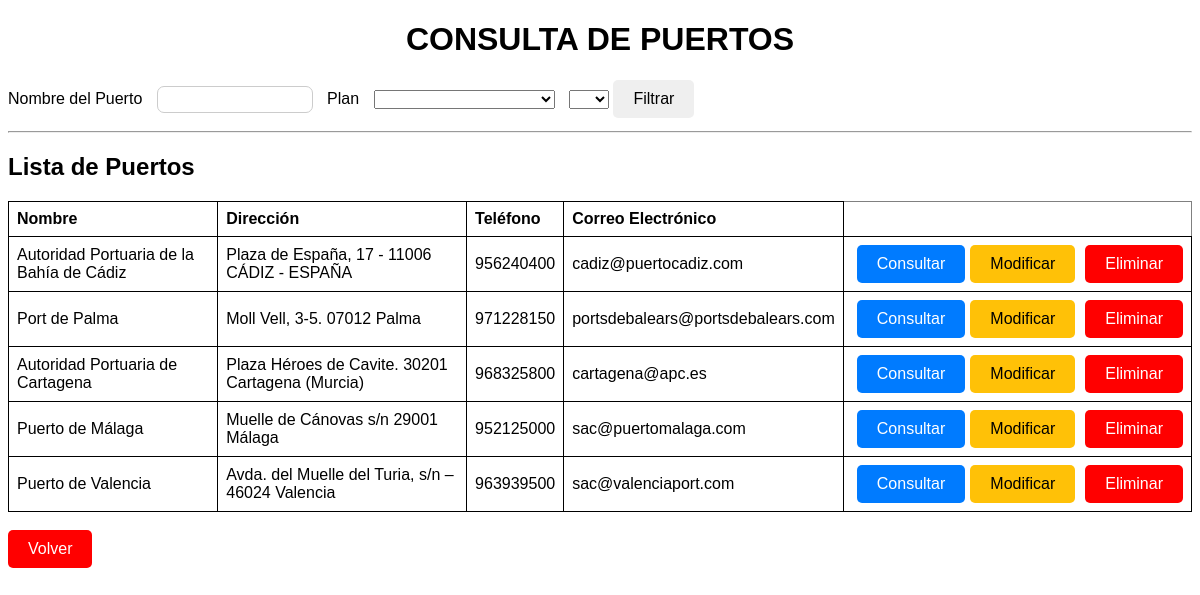
Page /consult_port on the earlier database version.
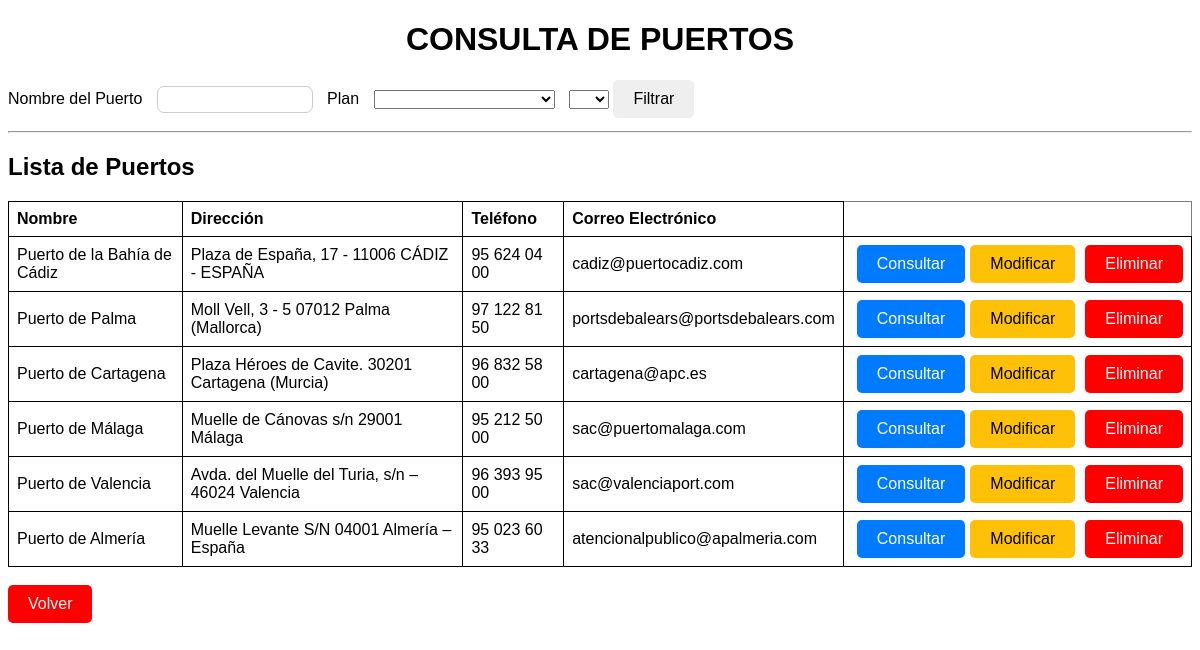
Same page on the later database version.
### tables this page shows
CREATE TABLE Generales (
        puerto_id INTEGER PRIMARY KEY AUTOINCREMENT,
        nombre_pu TEXT NOT NULL,
        direccion TEXT NOT NULL,
        telefono TEXT NOT NULL,
        mail TEXT NOT NULL
    );

### main.py (the view, shortened to what this page needs)
@app.route('/consult_port', methods=['GET', 'POST'])
def consult_port():
    conn = sqlite3.connect('puertos.db')
    cursor = conn.cursor()
    cursor.execute("SELECT puerto_id, nombre_pu, direccion, telefono, mail FROM Generales")
    puertos = cursor.fetchall()
    conn.close()
    return render_template('read.html', puertos=puertos)

### templates/read.html (shortened to what this page needs)
<!DOCTYPE html>
<html lang="es">
<head>
    <link rel="stylesheet" href="{{ url_for('static', filename='styles.css') }}">
</head>
<body>
    <h1>Consulta de Puertos</h1>
    <form action="{{ url_for('consult_port') }}" method="POST">
        <label for="nombre_puerto">Nombre del Puerto</label>
        <input type="text" id="nombre_puerto" name="nombre" >
        <label for="plan">Plan</label>
        <select id="plan" name="plan">
            <option value=""></option>
            <option value="Plan Estratégico">Plan Estratégico</option>
        </select>
        <select id="si_no" name="si_no">
            <option value=""></option>
            <option value="Si">Si</option>
        </select>
        <button type="submit">Filtrar</button>
    </form>
    <hr>
    <h2>Lista de Puertos</h2>
    <table border="1">
        <thead>
            <tr>
                <th>Nombre</th>
                <th>Dirección</th>
                <th>Teléfono</th>
                <th>Correo Electrónico</th>
            </tr>
        </thead>
        <tbody>
            {% for puerto in puertos %}
            <tr>
                <td>{{ puerto[1] }}</td>
                <td>{{ puerto[2] }}</td>
                <td>{{ puerto[3] }}</td>
                <td>{{ puerto[4] }}</td>
                <td class="port-actions">
                    <div class="port-container">
                        <div class="action-buttons">
                            <form action="{{ url_for('show_details', puerto_id=puerto[0])}}" method="GET">
                                <button class="action-button consult-button" type="submit">Consultar</button>
                            </form>
                            <form action="{{ url_for('modify_port', puerto_id=puerto[0])}}" method="GET">
                                <button class="action-button modify-button" type="submit">Modificar</button>
                            </form>
                            <form action="{{ url_for('delete_port') }}" method="POST" onsubmit="return confirm('¿Estás seguro de que deseas eliminar este puerto?');">
                                <button class="action-button delete-button" type="submit">Eliminar</button>
                            </form>
                        </div>
                    </div>
                </td>
            </tr>
            {% endfor %}
        </tbody>
    </table>
    <br>
    <button type="button" id="button-back" onclick="window.location.href='{{ url_for('index') }}'">Volver</button>
</body>
</html>

### static/styles.css (style rules this page uses)
body { font-family: Arial, sans-serif; }
h1 { text-align: center; text-transform: uppercase; }
select { margin-left: 10px; display: inline-block; }
label { display: inline-block; margin-bottom: 5px; }
input[type="text"], input[type="tel"], input[type="email"], input[type="number"] { width: 20%; padding: 5px; margin-bottom: 10px; margin-left: 10px; margin-right: 10px; border: 1px solid #ccc; border-radius: 7px; }
table { border-collapse: collapse; width: 100%; }
th, td { border: 1px solid black; padding: 8px; text-align: left; }
button[type="submit"], button[type="button"] { padding: 10px 20px; border-radius: 5px; font-size: 16px; cursor: pointer; border: none; }
#button-back { background-color: #ff0000; color: #fff; margin-right: 10px; }
form { display: inline-block; }
.action-button { display: inline-block; padding: 5px 10px; border: none; cursor: pointer; border-radius: 5px; font-size: 14px; }
.consult-button { background-color: #007bff; color: #fff; }
.modify-button { background-color: #ffc107; color: #000; }
.port-container { display: flex; align-items: center; }
.action-buttons { display: flex; }
.action-button { margin-left: 5px; }
.delete-button { background-color: #ff0000; color: #fff; margin-left: 10px; }

Differences in the rows shown:
changed Generales "Plaza de España, 17 - 11006 CÁDIZ - ESPAÑA": nombre_pu "Autoridad Portuaria de la Bahía de Cádiz" → "Puerto de la Bahía de Cádiz"; telefono "956240400" → "95 624 04 00"
changed Generales "portsdebalears@portsdebalears.com": nombre_pu "Port de Palma" → "Puerto de Palma"; direccion "Moll Vell, 3-5. 07012 Palma" → "Moll Vell, 3 - 5 07012 Palma (Mallorca)"; telefono "971228150" → "97 122 81 50"
changed Generales "Plaza Héroes de Cavite. 30201 Cartagena (Murcia)": nombre_pu "Autoridad Portuaria de Cartagena" → "Puerto de Cartagena"; telefono "968325800" → "96 832 58 00"
changed Generales "Puerto de Málaga": telefono "952125000" → "95 212 50 00"
changed Generales "Puerto de Valencia": telefono "963939500" → "96 393 95 00"
added Generales: nombre_pu "Puerto de Almería", direccion "Muelle Levante S/N 04001 Almería – España", telefono "95 023 60 33", mail "atencionalpublico@apalmeria.com"
